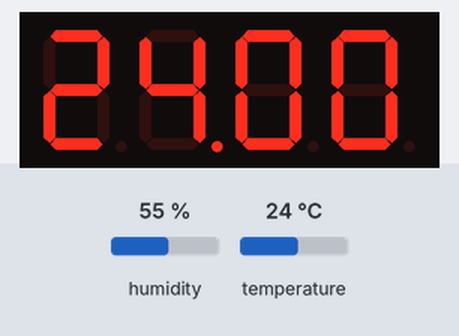
Recording of a sketch running on a simulated Arduino Uno, built with avr-gcc and run on an emulated ATmega328P. Parts: 4-digit seven-segment display. Inputs (shaded band) come from the test bench; at power-on: humidity 55 %, temperature 24 °C. What the sketch prints to the serial monitor is not drawn.

Above: at 5.8 s.
5.9 s: humidity set to 22 %
At 10.8 s:
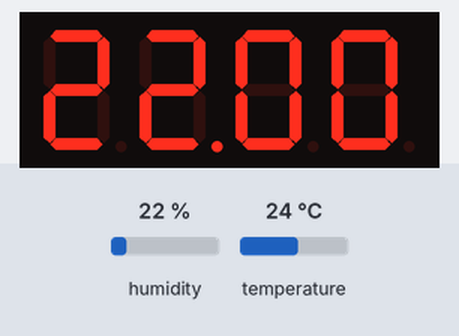
16.5 s: temperature set to 12 °C
At 25.9 s:
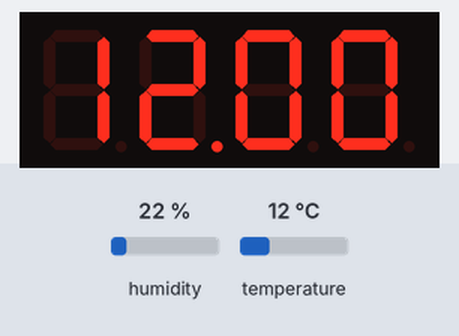
26.5 s: humidity set to 40 %
At 30.9 s:
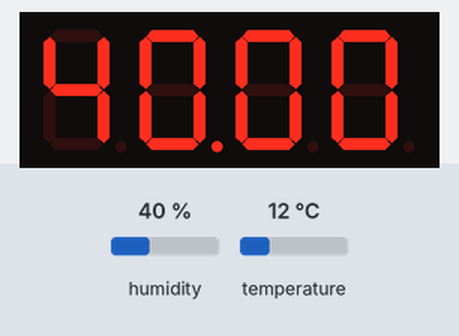
36.5 s: temperature set to 19 °C
At 45.9 s:
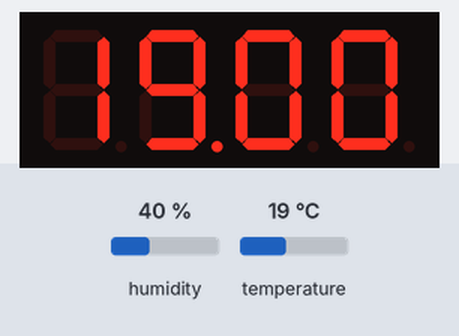
Timing chart, 0 to 47.4 s (numbered marks = the images above; inputs shaded):
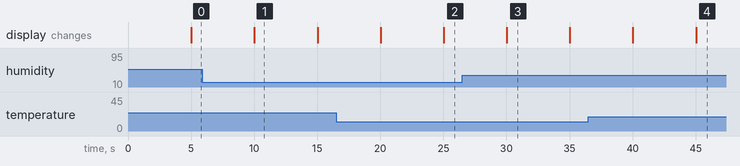

The sketch:

Display.ino
```cpp
#include <DHT.h>
#include <DHT_U.h>
#include <SevSeg.h>

#define DHT11_PIN 13

DHT dht11(DHT11_PIN, DHT11);
SevSeg sevseg; // Initiate a seven segment controller object

constexpr long DISPLAY_DELAY = 5000;
bool displayHumidity = true;


void setup()
{
	byte numDigits = 4;
	byte digitPins[] = {17, 16, 15, 14};
	byte segmentPins[] = {12, 11, 10, 9, 8, 7, 6, 5};
	bool resistorsOnSegments = 1;
	sevseg.begin(COMMON_CATHODE, numDigits, digitPins, segmentPins, resistorsOnSegments);
	sevseg.setBrightness(90);
	Serial.begin(9600);
	dht11.begin(); // Initialize the sensor
	get_info(displayHumidity);
}

void loop()
{
	static unsigned long lastDisplayTime = 0;

	unsigned long currentTime = millis();

	if (currentTime - lastDisplayTime >= DISPLAY_DELAY)
	{
		lastDisplayTime = currentTime;
		get_info(displayHumidity);
	}

	sevseg.refreshDisplay(); // Must run repeatedly
}

void get_info(bool &displayHumidity)
{
	float humi = dht11.readHumidity();
	float tempC = dht11.readTemperature();

	if (isnan(humi) || isnan(tempC))
	{
		Serial.println("Failed to read from DHT11 sensor!");
	}
	else
	{
		long valueWhole;
		int valueDecimalPos;

		if (displayHumidity)
		{
			convertValues(humi, valueWhole, valueDecimalPos);
			Serial.print("Humidity: ");
			Serial.print(humi);
			Serial.print("% | ");
			displayHumidity = false;
		}
		else
		{
			convertValues(tempC, valueWhole, valueDecimalPos);
			Serial.print("Temperature: ");
			Serial.print(tempC);
			Serial.println("C");
			displayHumidity = true;
		}

		sevseg.setNumber(valueWhole, valueDecimalPos);
	}
}

void convertValues(const float value, long &wholeNumber, int &decimalPos)
{
	String valueStr = String(value);
	decimalPos = valueStr.indexOf('.') == -1 ? 0 : valueStr.length() - valueStr.indexOf('.') - 1;
	wholeNumber = value * pow(10, decimalPos);
}
```

Measured:
- after the input at 5.9 s, the display: changes after 4.1 s (image 1)
- after the input at 16.5 s, the display: first differs from a run without the input after 8.5 s (image 2)
- after the input at 26.5 s, the display: changes after 3.5 s (image 3)
- after the input at 36.5 s, the display: first differs from a run without the input after 8.5 s (image 4)
- what the display in image 1 shows lasts 5.0 s, from 10.0 s to 15.0 s
